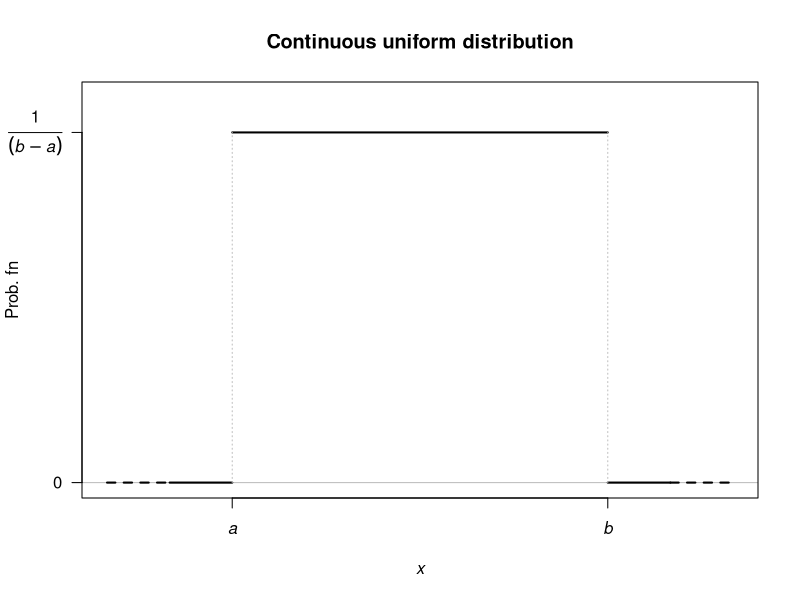
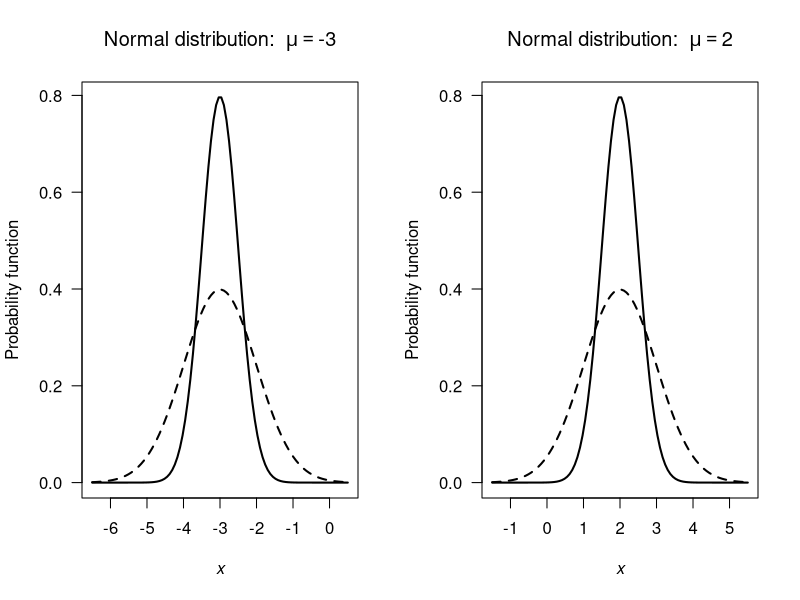
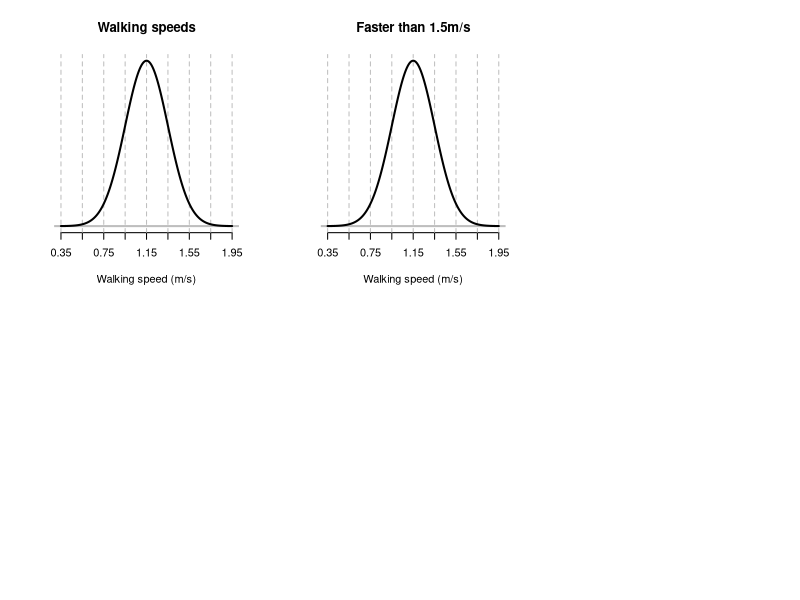

Source code (R) for these figures, in order: (Note: this script raises an error after producing the figures.)
## ---- chunk 1
plot( x = c(1, 7),
      y = c(0, 1),
      type = "n",
      ylim = c(0, 1.1),
      xlim = c(-1, 9),
      xlab = expression(italic(x)),
      ylab = "Prob. fn",
      axes = FALSE,
      main = "Continuous uniform distribution")
abline(h = 0,
       col = "grey")
lines(x = c(0, 1),
      y = c(0, 0),
      lwd = 2)
lines(x = c(-1, 0),
      y = c(0, 0),
      lwd = 2,
      lty = 2)
lines(x = c(7, 8),
      y = c(0, 0),
      lwd = 2)
lines(x = c(8, 9),
      y = c(0, 0),
      lwd = 2,
      lty = 2)

axis(side = 1,
     at = c(1, 7),
     labels = c(expression(italic(a)), 
                expression(italic(b)) ) )
axis(side = 2,
     at = c(0, 1),
     label = c(0,
               expression(frac(1, (italic(b) - italic(a))) ) ),
     las = 1)
box()

lines( x = c(1, 7),
       y = c(1, 1),
       lwd = 2)
lines( x = c(1, 1),
       y = c(0, 1),
       col = "grey",
       lty = 3)
lines( x = c(7, 7),
       y = c(0, 1),
       col = "grey",
       lty = 3)
## ---- chunk 2

par(mfrow = c(1, 2))

z <- seq(-3.5, 3.5,
         length = 100)

mu <- c(-3, 2)
sigma <- c(0.5, 1)

for (i in (1:2)){
   x <- mu[i] + z * max(sigma)
   muvalue <- mu[i]
   plot( x,
         dnorm(x, 
               mean = mu[i], 
               sd = sigma[1]),
         type = "l",
         xlab = expression(italic(x)),
         ylab = "Probability function",
         lwd = 2,
         las = 1,
         main = bquote("Normal distribution: " ~ mu == .(muvalue))
         )
   lines( x,
         dnorm(x, 
               mean = mu[i], 
               sd = sigma[2]),
         lty = 2,
         lwd = 2)
   
}
## ---- chunk 3
# Part 1
1 - pnorm(1.5, mean = 1.15, sd = 0.2)

# Part 2
pnorm(1, mean = 1.15, sd = 0.2)

# Part 3
pnorm(1.5, mean = 1.15, sd = 0.2) - 
   pnorm(1, mean = 1.15, sd = 0.2)

# Part 4
qnorm(0.15, mean= 1.15, sd = 0.2)

# Part 5
qnorm(0.95, mean = 1.15, sd = 0.2)
## ---- chunk 4
plotWalking <- function(){
  mu <- 1.15
  sigma <- 0.2
  zseq <- seq(-4, 4,
              length = 500)
  yy <- dnorm(zseq)
  
  xx <- mu + sigma*zseq
  
  z <- seq(-4, 4, 
           by = 1)
  plot(yy ~ xx,
       type = "n",
       las = 1,
       axes = FALSE,
       xlab = "Walking speed (m/s)",
       ylab = "")
  axis(side = 1,
       at = mu + z * sigma)
  abline(h = 0,
         lwd = 2,
         col = "grey")
  abline(v =  mu + z * sigma,
         lwd = 1,
         lty = 2,
         col = "grey")
  lines(yy ~ xx,
       lwd = 2)
  
  return(list( x = xx, 
               y = yy) )
}


par( mfrow = c(2, 3) )
out <- plotWalking()
title(main = "Walking speeds")

out <- plotWalking()
title(main = "Faster than 1.5m/s")
shadeNormal(out$x, 
            out$y,
            lo = 1.5, 
            hi = 10,
            col = plotColour1)

out <- plotWalking()
title(main = "Slower than 1.0m/s")
shadeNormal(out$x, 
            out$y,
            lo = -100, 
            hi = 1,
            col = plotColour1)

out <- plotWalking()
title(main = "Between 1.0m/s and 1.5m/s")
shadeNormal(out$x, 
            out$y,
            lo = 1, 
            hi = 1.5,
            col = plotColour1)

out <- plotWalking()
title(main = "Quickest 15%")
shadeNormal(out$x, 
            out$y,
            hi = qnorm(0.15, mean= 1.15, sd = 0.2),
            lo = -100, 
            col = plotColour1)

out <- plotWalking()
title(main = "Slowest 5%")
shadeNormal(out$x, 
            out$y,
            hi = 100, 
            lo = qnorm(0.90, mean= 1.15, sd = 0.2),
            col = plotColour1)

## ---- chunk 5
# Exact
ExactP <- sum( dbinom(x = 35:100,
                      size = 100,
                      prob = 0.30))
# Normal approx
NormalP <- 1 - pnorm(35, 
                     mean = 30,
                     sd = sqrt(21))
# Normal approx with continuity correction
ContCorrP <- 1 - pnorm(34.5, 
                       mean = 30,
                       sd = sqrt(21))
c("Exact:" = round(ExactP, 6), 
  "Normal approx:" = round(NormalP, 6),
  "With correction:" = round(ContCorrP, 6))
## ---- chunk 6
n <- 100
p <- 0.3

xx <- 33 : 37
pdf.binomial <- dbinom(x = xx,
                       size = n,
                       prob = p)


par( mfrow = c(1, 2))

barplot(pdf.binomial,
        space = 0, #Put bars together to make histogram
        las = 1,
        names = as.character(xx),
        col = "white",
        ylim = c(0, 0.08),
        main = "Without continuity correction",
        xlab = expression(italic(X)),
        ylab = "Prob. function")
# Now, this is plotted with x = 1, 2, 3, 4, 5... so make such normal pdf matches


xx.normal <- seq( min(xx) - 0.5, # Go to left of box
                  max(xx) + 1.0, # Go to right of box
                  by = 0.01)
pdf.normal <- dnorm(x = xx.normal,
                    mean = n * p,
                    sd = sqrt(n * p * (1 - p) ) )

# SO: 0.5 on the barplot is equivalent to 33 
# SO: 4.5 on the barplot is equivalent to 37
# NOTE: Diff as always 32.5
x.normal.rescaled <- xx.normal - 32.5 # Rescale to barchart scale
shading <- (x.normal.rescaled > 2.4999)

lines( x =  x.normal.rescaled,
       y = pdf.normal,
       lwd = 2)
# Shade
polygon( x = c(2.5, 
               x.normal.rescaled[shading], 
               5.5),
         y = c(0, 
               pdf.normal[shading], 
               0),
         col = plotColour)





barplot(pdf.binomial,
        space = 0, #Put bars together to make histogram
        las = 1,
        names = as.character(xx),
        col = "white",
        ylim = c(0, 0.08),
        main = "With continuity correction",
        xlab = expression(italic(X)),
        ylab = "Prob. function")
# Now, this is plotted with x = 1, 2, 3, 4, 5... so make such normal pdf matches


xx.normal <- seq( min(xx) - 0.5, # Go to left of box
                  max(xx) + 1.0, # Go to right of box
                  by = 0.01)
pdf.normal <- dnorm(x = xx.normal,
                    mean = n * p,
                    sd = sqrt(n * p * (1 - p) ) )

# SO: 0.5 on the barplot is equivalent to 33 
# SO: 4.5 on the barplot is equivalent to 37
# NOTE: Diff as alway 32.5
x.normal.rescaled <- xx.normal - 32.5 # Rescale to barchart scale
shading <- (x.normal.rescaled > 1.9999)

lines( x =  x.normal.rescaled,
       y = pdf.normal,
       lwd = 2)
# Shade
polygon( x = c(2, 
               x.normal.rescaled[shading], 
               5.5),
         y = c(0, 
               pdf.normal[shading], 
               0),
         col = plotColour)


## ---- chunk 7
CCTable.caption <- "Some events and their probabilities for the die-rolling example, computed using the binomial distribution (exact) and the normal approximation using the continuity correction. The accuracy of the approximation is generally very good."

prob <- 1/6
n <- 100
mn <- n * prob
stdev <- sqrt( n * prob * (1 - prob) )

CCTable <- array( "",
                  dim = c(5, 5) )
colnames(CCTable) <- c("Event (binomial)",
                       "Prob (binomial)",
                       " ",  # Spacer
                       "Event (normal)",
                       "Prob (normal)")

CCTable[1, ] <- c("$\\Pr(X \\lt 10)$",
                  round(pbinom(9, prob = prob, size = n), 4),
                  "",
                  "$\\Pr(Y \\lt 9.5)$",
                  round( pnorm(10, mean = mn, sd = stdev), 4) )
CCTable[2, ] <- c("$\\Pr(X \\le 15)$",
                  round(pbinom(15, prob = prob, size = n), 4),
                  "",
                  "$\\Pr(Y \\lt 15.5)$",
                  round( pnorm(15.5, mean = mn, sd = stdev), 4) )

CCTable[3, ] <- c("$\\Pr(X \\gt 17)$",
                  round(1 - pbinom(17, prob = prob, size = n), 4),
                  "",
                  "$\\Pr(Y \\gt 17.5)$",
                  round( 1 - pnorm(17.5, mean = mn, sd = stdev), 4) )

CCTable[4, ] <- c("$\\Pr(X \\ge 21)$",
                  round(1 - pbinom(20, prob = prob, size = n), 4),
                  "",
                  "$\\Pr(Y \\gt 20.5)$",
                  round( 1 - pnorm(20.5, mean = mn, sd = stdev), 4) )

CCTable[5, ] <- c("$\\Pr(15 \\lt X \\le 17)$",
                  round(pbinom(17, prob = prob, size = n) - pbinom(16, prob = prob, size = n), 4),
                  "",
                  "$\\Pr(15.5 \\lt Y \\lt 16.5)$",
                  round( pnorm(16.5, mean = mn, sd = stdev) - pnorm(15.5, mean = mn, sd = stdev), 4) )

if( knitr::is_latex_output() ) {
CCTable[1, ] <- c("$\\Pr(X < 10)$",
                  round(pbinom(9, prob = prob, size = n), 4),
                  "",
                  "$\\Pr(Y < 9.5)$",
                  round( pnorm(10, mean = mn, sd = stdev), 4) )
CCTable[2, ] <- c("$\\Pr(X \\le 15)$",
                  round(pbinom(15, prob = prob, size = n), 4),
                  "",
                  "$\\Pr(Y < 15.5)$",
                  round( pnorm(15.5, mean = mn, sd = stdev), 4) )

CCTable[3, ] <- c("$\\Pr(X > 17)$",
                  round(1 - pbinom(17, prob = prob, size = n), 4),
                  "",
                  "$\\Pr(Y > 17.5)$",
                  round( 1 - pnorm(17.5, mean = mn, sd = stdev), 4) )

CCTable[4, ] <- c("$\\Pr(X \\ge 21)$",
                  round(1 - pbinom(20, prob = prob, size = n), 4),
                  "",
                  "$\\Pr(Y > 20.5)$",
                  round( 1 - pnorm(20.5, mean = mn, sd = stdev), 4) )

CCTable[5, ] <- c("$\\Pr(15 < X \\le 17)$",
                  round(pbinom(17, prob = prob, size = n) - pbinom(16, prob = prob, size = n), 4),
                  "",
                  "$\\Pr(15.5 < Y < 16.5)$",
                  round( pnorm(16.5, mean = mn, sd = stdev) - pnorm(15.5, mean = mn, sd = stdev), 4) )

  knitr::kable(CCTable,
               format = "latex",
               booktabs = TRUE,
               align = "r",
               longtable = FALSE,                
               escape = FALSE,
               linesep = c("", "", "\\addlinespace"),
               caption = CCTable.caption) %>%
    kable_styling(font_size = 10) %>%
    row_spec(0, bold = TRUE) 
}
if( knitr::is_html_output() ) {
CCTable[1, ] <- c("$\\Pr(X \\lt 10)$",
                  round(pbinom(9, prob = prob, size = n), 4),
                  "",
                  "$\\Pr(Y \\lt 9.5)$",
                  round( pnorm(10, mean = mn, sd = stdev), 4) )
CCTable[2, ] <- c("$\\Pr(X \\le 15)$",
                  round(pbinom(15, prob = prob, size = n), 4),
                  "",
                  "$\\Pr(Y \\lt 15.5)$",
                  round( pnorm(15.5, mean = mn, sd = stdev), 4) )

CCTable[3, ] <- c("$\\Pr(X \\gt 17)$",
                  round(1 - pbinom(17, prob = prob, size = n), 4),
                  "",
                  "$\\Pr(Y \\gt 17.5)$",
                  round( 1 - pnorm(17.5, mean = mn, sd = stdev), 4) )

CCTable[4, ] <- c("$\\Pr(X \\ge 21)$",
                  round(1 - pbinom(20, prob = prob, size = n), 4),
                  "",
                  "$\\Pr(Y \\gt 20.5)$",
                  round( 1 - pnorm(20.5, mean = mn, sd = stdev), 4) )

CCTable[5, ] <- c("$\\Pr(15 \\lt X \\le 17)$",
                  round(pbinom(17, prob = prob, size = n) - pbinom(16, prob = prob, size = n), 4),
                  "",
                  "$\\Pr(15.5 \\lt Y \\lt 16.5)$",
                  round( pnorm(16.5, mean = mn, sd = stdev) - pnorm(15.5, mean = mn, sd = stdev), 4) )

  knitr::kable(CCTable,
               escape = TRUE,
               format = "html",
               booktabs = TRUE,
               align = "r",
               longtable = FALSE,                
               caption = CCTable.caption) %>%
    row_spec(0, bold = TRUE) 
}
## ---- chunk 8
x <- seq(0, 12,
         length = 100)

lambda <- c(0.5, 1, 2)

for (i in (1:length(lambda))){
  lambdai <- lambda[i]
  if (i == 1) {
     plot(x = x,
          y = dexp(x,
                   rate = 1/lambda[i]),
          xlab = expression(italic(x)),
          ylab = "Probability function",
          lwd = 2,
          las = 1,
          ylim = c(0, 1.5),
          type = "l",
          main = "Exponential distributions")
  } else {
    lines(x = x,
          y = dexp(x,
                   rate = 1/lambda[i]),
          lty = i,
          lwd = 2)
  }
}

legend( "topright",
        lty = 1:3,
        lwd = 2,
        legend = c(bquote(lambda == 0.5),
                   bquote(lambda == 1),
                   bquote(lambda == 2) )
        )
## ---- chunk 9
NP <- read.csv("Data/NervePulses.csv")

hist(NP$WaitTime,
     xlab = "Time between pulses (seconds)",
     ylab = "Density",
     main = "Nerve pulse wait times",
     col = "white",
     freq = FALSE,
     ylim = c(0, 4),
     las = 1,
     breaks = seq(0, 1.4, by = 0.1) )

beta <- mean(NP$WaitTime)
xx <- seq(0, 1.4, 
          by = 0.01)

lines( x = xx,
       y = dexp(xx, rate = 1/beta),
       lwd = 2,
       col = plotColour)


## ---- chunk 10

par( mfrow = c(2, 2))

alpha <- c(0.9, 1,
           2, 3)
beta <- c(0.5, 1, 2)

x <- seq(0, 10,
         length = 100)

for (i in (1:length(alpha))){
  alphai <- alpha[i]
  
  plot(x = x,
       y = dgamma(x,
                  shape = alphai,
                  scale = beta[1]),
       xlab = expression(italic(x)),
       ylab = "Prob. density",
       las = 1,
       lwd = 2,
       type = "l",
       main = bquote("Gamma distributions:" ~ alpha == .(alphai) ) ) 

  lines( x = x,
         y = dgamma(x,
                  shape = alphai,
                  scale = beta[2]),
         lty = 2,
         lwd = 2)
  lines( x = x,
         y = dgamma(x,
                  shape = alphai,
                  scale = beta[3]),
         lty = 3,
         lwd = 2)
  legend("topright",
         lwd = 2,
         lty = 1:3,
         bty = "n",
         col = plotColour1,
         legend = c(bquote( beta == .(beta[1])),
                    bquote( beta == .(beta[2])),
                    bquote( beta == .(beta[3]))))

}
## ---- chunk 11
RainTable <- array(dim = c(9, 7))

RainTable[1, ] <- c("0--5",   1631, 1639, "", "46--50",   18, 12)
RainTable[2, ] <- c("6--10",  115,   106, "", "51--60",   18, 20)
RainTable[3, ] <- c("11--15",  67,    62, "", "61--70",   13, 15)
RainTable[4, ] <- c("16--20",  42,    44, "", "71--80",   13, 12)
RainTable[5, ] <- c("21--25",  27,    32, "", "81--90",    8, 9)
RainTable[6, ] <- c("26--30",  26,    26, "", "91--100",   8, 7)
RainTable[7, ] <- c("31--35",  19,    21, "", "101--125", 16, 12)
RainTable[8, ] <- c("36--40",  14,    17, "", "126--150",  7, 7)
RainTable[9, ] <- c("41--45",  12,    14, "", "151--425", 14, 13)



if( knitr::is_latex_output() ) {
  knitr::kable(RainTable,
               format = "latex",
               booktabs = TRUE,
               align = c("c", "r", "r", "c", "c", "r", "r"),
               col.names = c("Rainfall (mm)",
                             "Observed",
                             "Modelled",
                             " ",
                             "Rainfall (mm)",
                             "Observed",
                             "Modelled"),
               longtable = FALSE,                
               escape = FALSE,
               caption = "The gamma distribution used to model Sydney daily rainfall") %>%
    kable_styling(font_size = 10) %>%
    row_spec(0, bold = TRUE) 
}
if( knitr::is_html_output() ) {
  knitr::kable(RainTable,
               escape = TRUE,
               format = "html",
               booktabs = TRUE,
               align = c("c", "r", "r", "c", "c", "r", "r"),
               col.names = c("Rainfall (mm)",
                             "Observed",
                             "Modelled",
                             " ",
                             "Rainfall (mm)",
                             "Observed",
                             "Modelled"),
               longtable = FALSE,                
               caption = "The gamma distribution used to model Sydney daily rainfall") %>%
    row_spec(0, bold = TRUE) 
}

## ---- chunk 12
# Integrate
integrate(dgamma, # The gamma distribution prob. fn
          lower = 3,
          upper = Inf,  # "Inf" means "infinity"
          shape = 2,
          scale = 1)

# Directly
1 - pgamma(3,
           shape = 2,
           scale = 1)
## ---- chunk 13

par(mfrow = c(1, 2))

x <- seq(0, 1, 
         length = 100)

m <- c(0.5, 0.1, 4, 6)
n <- c(0.5, 2, 4, 2)


plot( x = x,
      y = dbeta(x = x,
                shape1 = m[1],
                shape2 = n[1]),
      xlab = expression(italic(x)),
      ylab = "Probability function",
      lwd = 2,
      type = "l",
      las = 1,
      ylim = c(0, 3),
      main = "Beta distributions")
lines( x = x,
       y = dbeta(x = x,
                 shape1 = m[2],
                 shape2 = n[2]),
       lwd = 2,
       lty = 2)
lines( x = x,
       y = dbeta(x = x,
                 shape1 = m[3],
                 shape2 = n[3]),
       lwd = 2,
       lty = 3)
lines( x = x,
       y = dbeta(x = x,
                 shape1 = m[4],
                 shape2 = n[4]),
       lwd = 2,
       lty = 4)

# Now have a panel just for the legend!
plot( x = c(1, 5),
      y = c(1, 5),
      axes = FALSE,
      xlab = "",
      ylab = "",
      type = "n")

legend("right",
       lty = 1:4,
       lwd = 2,
       bty = "n",
       legend = c( bquote(italic(m)== .(m[1])~and~italic(n)==.(n[1])),
                   bquote(italic(m)== .(m[2])~and~italic(n)==.(n[2])),
                   bquote(italic(m)== .(m[3])~and~italic(n)==.(n[3])),
                   bquote(italic(m)== .(m[4])~and~italic(n)==.(n[4])) )
)



## ---- chunk 14
set.seed(107283)
## ---- chunk 15
rnorm(3, # Generate three random numbers...
      mean = 4,     # ... with mean = 4
      sd = 2)       # ... with sd = 2
## ---- chunk 16
set.seed(17283)
## ---- chunk 17
htW <- rnorm(1000,  # One thousand women
             mean = 163,  # Mean ht
             sd = 5)      # Sd of height
pcTallWomen <- sum( htW > 173 )/1000 * 100

cat("Percentage tall women:", pcTallWomen, '%\n')
## ---- chunk 18
set.seed(107423)
## ---- chunk 19
personSex <- rbinom(1000,  # Select sex of each person
                    1,
                    0.48) # So 0 = Male; 1 = Female

htP <- rnorm(1000,  # change ht parameters according to sex
             mean = ifelse(personSex == 0,
                           175,
                           163),
             sd = ifelse(personSex == 0,
                         7, 
                         5))

pcTallPeople <- sum( htP > 173 )/1000 * 100
pcFemales <- sum( personSex == 1 ) / 1000 * 100

cat("Percentage tall people:", pcTallPeople, '%\n\n')
cat("Percentage females:", pcFemales, '%\n\n')
cat("Percentage of tall people that are female:", 
    round( sum(htP > 173 & personSex == 1) / sum(htP > 173) * 100, 1),
    '%\n\n')
## ---- chunk 20
par( mfrow = c(1, 2))

hist( htW, 
      xlab = "Heights (in cm)",
      main = "Heights: women",
      xlim = c(140, 200),
      ylim = c(0, 400),
      las = 1)
hist( htP, 
      xlab = "Heights (in cm)",
      main = "Heights: women and men",
      xlim = c(140, 200),
      ylim = c(0, 400),
      las = 1)
